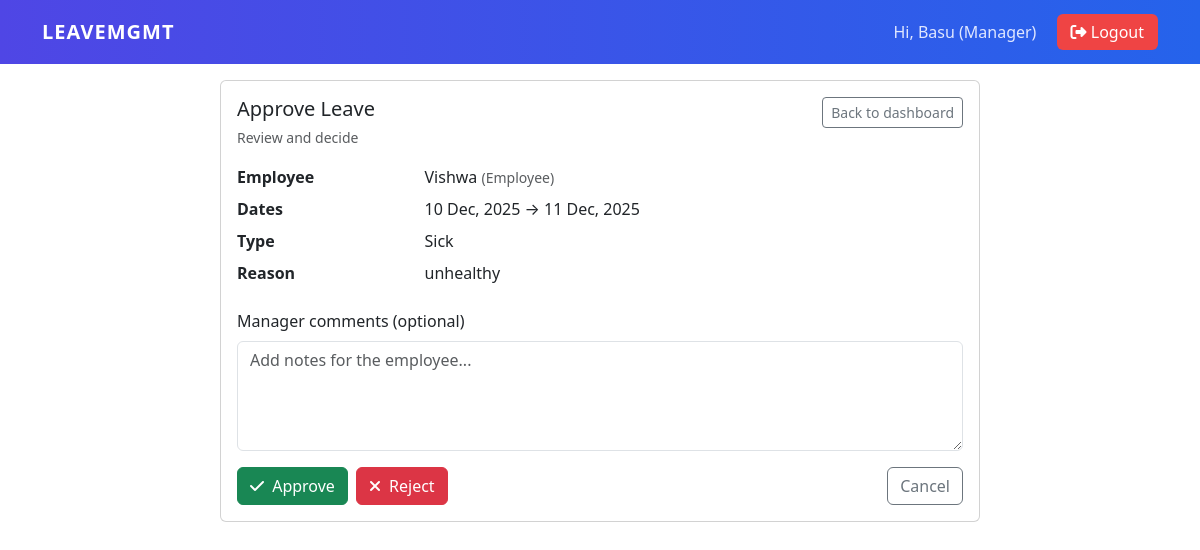
The app's page /approve/1/ (signed in) with its own data.
### Leave_Management/models.py (models this page shows, shortened)
class Profile(models.Model):
    ROLE_CHOICES = (
        ('EMP', 'Employee'),
        ('MGR', 'Manager'),
    )
    user = models.OneToOneField(User, on_delete=models.CASCADE, related_name='profile')
    role = models.CharField(max_length=3, choices=ROLE_CHOICES, default='EMP')
    manager = models.ForeignKey(User, on_delete=models.SET_NULL, null=True, blank=True, related_name='team_members')

class LeaveApplication(models.Model):
    LEAVE_TYPE = (
        ('CAS', 'Casual'),
        ('SIC', 'Sick'),
        ('EAR', 'Earned'),
    )
    STATUS = (
        ('PEN', 'Pending'),
        ('APP', 'Approved'),
        ('REJ', 'Rejected'),
        ('CAN', 'Cancelled'),
    )
    user = models.ForeignKey(User, on_delete=models.CASCADE)
    leave_type = models.CharField(max_length=3, choices=LEAVE_TYPE)
    start_date = models.DateField()
    end_date = models.DateField()
    reason = models.TextField(blank=True)
    status = models.CharField(max_length=3, choices=STATUS, default='PEN')
    manager_comments = models.TextField(blank=True)
    applied_at = models.DateTimeField(auto_now_add=True)
    updated_at = models.DateTimeField(auto_now=True)

### Leave_Management/views.py (the view, shortened to what this page needs)
# urls.py: path('approve/<int:pk>/', views.approve_leave, name='approve_leave'),
@login_required
@manager_required
def approve_leave(request, pk):
    leave = get_object_or_404(LeaveApplication, pk=pk)
    if not getattr(leave.user, 'profile', None) or leave.user.profile.manager != request.user:
        messages.error(request, "You are not authorized to act on this leave.")
        return redirect('dashboard')
    return render(request, 'leaves/approve_leave.html', {'leave': leave})

### Leave_Management/utils.py (called while the page is built)
def role_required(role):
    def check(user):
        return hasattr(user, 'profile') and user.profile.role == role
    return user_passes_test(check, login_url='login')

### Leave_Management/templates/leaves/approve_leave.html (shortened to what this page needs)
{% extends "base.html" %}
{% block content %}
<div class="card mx-auto" style="max-width:760px;">
  <div class="card-body">
    <div class="d-flex justify-content-between align-items-start mb-3">
      <div>
        <h5 class="mb-1">Approve Leave</h5>
        <small class="text-muted">Review and decide</small>
      </div>
      <div class="text-end">
        <a href="{% url 'dashboard' %}" class="btn btn-outline-secondary btn-sm">Back to dashboard</a>
      </div>
    </div>
    <dl class="row">
      <dt class="col-sm-3">Employee</dt>
      <dd class="col-sm-9">
        {{ leave.user.username|title }}
        <small class="text-muted">({{ leave.user.profile.get_role_display|default:"Employee" }})</small>
      </dd>
      <dt class="col-sm-3">Dates</dt>
      <dd class="col-sm-9">
        {{ leave.start_date|date:"d M, Y" }} &rarr; {{ leave.end_date|date:"d M, Y" }}
      </dd>
      <dt class="col-sm-3">Type</dt>
      <dd class="col-sm-9">{{ leave.get_leave_type_display }}</dd>
      <dt class="col-sm-3">Reason</dt>
      <dd class="col-sm-9">{{ leave.reason|default:"—" }}</dd>
    </dl>
    <form method="post" class="mt-3">
      <div class="mb-3">
        <label for="id_manager_comments" class="form-label">Manager comments (optional)</label>
        <textarea id="id_manager_comments" name="manager_comments" class="form-control" rows="4" placeholder="Add notes for the employee..."></textarea>
      </div>
      <div class="d-flex gap-2">
        <button name="action" value="approve" type="submit" class="btn btn-success">
          <i class="fa fa-check me-1"></i> Approve
        </button>
        <button name="action" value="reject" type="submit" class="btn btn-danger">
          <i class="fa fa-times me-1"></i> Reject
        </button>
        <a href="{% url 'dashboard' %}" class="btn btn-outline-secondary ms-auto">Cancel</a>
      </div>
    </form>
  </div>
</div>
{% endblock %}

### Leave_Management/templates/base.html (shortened to what this page needs)
<!doctype html>
<html lang="en">
<head>
  <link href="https://cdn.jsdelivr.net/npm/bootstrap@5.3.2/dist/css/bootstrap.min.css" rel="stylesheet">
  <link href="https://cdnjs.cloudflare.com/ajax/libs/font-awesome/6.4.0/css/all.min.css" rel="stylesheet">
</head>
<body>
<nav class="navbar navbar-expand-lg navbar-custom">
  <div class="container">
    <a class="navbar-brand" href="{% url 'dashboard' %}">LEAVEMGMT</a>
    <div class="ms-auto">
      {% if user.is_authenticated %}
        <span class="nav-user">
          Hi, {{ user.username|title }}
          ({{ user.profile.get_role_display }})
        </span>
        <form id="logoutForm" method="post" action="{% url 'logout' %}" style="display:inline;">
          <button type="submit" class="btn-logout">
            <i class="fa fa-sign-out-alt"></i> Logout
          </button>
        </form>
      {% else %}
        <a href="{% url 'login' %}" class="btn-login">
          <i class="fa fa-sign-in-alt"></i> Login
        </a>
      {% endif %}
    </div>
  </div>
</nav>
<div class="container mt-3 mb-5">
  {% block content %}{% endblock %}
</div>
</body>
</html>

### Leave_Management/templates/base.html (style rules this page uses)
.navbar-custom { background: linear-gradient(90deg, #4f46e5, #2563eb); padding: .75rem 1rem; }
.navbar-brand { font-weight:700; font-size:1.25rem; color:#fff !important; letter-spacing:1px; }
.nav-user { color:#e0e7ff; margin-right:1rem; font-weight:500; }
.btn-logout { background:#ef4444; border:none; color:#fff; padding:6px 14px; border-radius:6px; }

### records on screen
LeaveApplication: user.username "Vishwa", user.profile.role "Employee", start_date "10 Dec, 2025", end_date "11 Dec, 2025", leave_type "Sick", reason "unhealthy"

### other values on screen
{{ user.username|title }} "Basu"
{{ user.profile.get_role_display }} "Manager"
